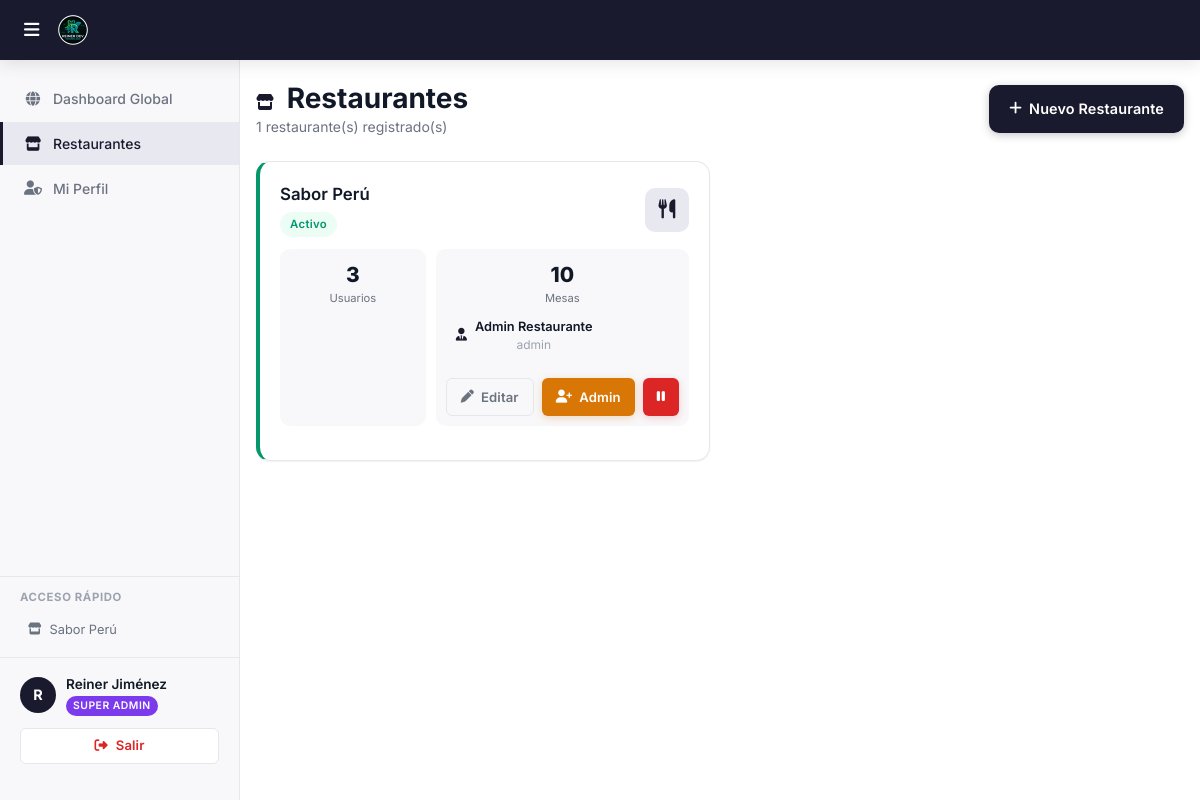
/roles/superadmin/restaurantes.php (signed in), run on the app's committed database.
### tables this page shows
CREATE TABLE IF NOT EXISTS restaurantes (
    id         INT PRIMARY KEY AUTO_INCREMENT,
    nombre     VARCHAR(100) NOT NULL,
    logo       VARCHAR(255) DEFAULT NULL,
    activo     TINYINT(1)   DEFAULT 1,
    created_at TIMESTAMP    DEFAULT CURRENT_TIMESTAMP
);

### roles/superadmin/restaurantes.php (the view, shortened to what this page needs)
<?php
$db = getDB();
$stList = $db->query("
    SELECT r.*,
           COUNT(DISTINCT u.id) AS total_usuarios,
           COUNT(DISTINCT m.id) AS total_mesas,
           adm.nombre AS admin_nombre,
           adm.email  AS admin_email
    FROM restaurantes r
    LEFT JOIN usuarios u   ON u.restaurante_id = r.id AND u.rol != 'superadmin'
    LEFT JOIN mesas m      ON m.restaurante_id = r.id AND m.activo = 1
    LEFT JOIN usuarios adm ON adm.restaurante_id = r.id AND adm.rol = 'admin' AND adm.activo = 1
    GROUP BY r.id
    ORDER BY r.id DESC
");
$restaurantes = $stList->fetchAll();
require_once '../../includes/header.php';
?>
        <div class="page-content">
            <div class="d-flex align-center justify-between mb-24">
                <div>
                    <h1><i class="fa-solid fa-store" style="font-size:1rem;margin-right:6px;color:var(--primary);"></i> Restaurantes</h1>
                    <p><?= count($restaurantes) ?> restaurante(s) registrado(s)</p>
                </div>
                <button class="btn btn-primario" onclick="nuevoRestaurante()">
                    <i class="fa-solid fa-plus"></i> Nuevo Restaurante
                </button>
            </div>
            <div style="display:grid;grid-template-columns:repeat(auto-fill,minmax(320px,1fr));gap:20px;">
                <?php foreach ($restaurantes as $r): ?>
                <div class="card" style="border-left:4px solid <?= $r['activo']?'var(--success)':'var(--border)' ?>;">
                    <div class="d-flex align-center justify-between mb-12">
                        <div>
                            <h3 style="font-size:1.05rem;"><?= htmlspecialchars($r['nombre']) ?></h3>
                            <span class="badge <?= $r['activo']?'badge-verde':'badge-gris' ?> mt-4">
                                <?= $r['activo'] ? 'Activo' : 'Inactivo' ?>
                            </span>
                        </div>
                        <div style="width:44px;height:44px;background:var(--primary-light);border-radius:var(--radius-md);display:flex;align-items:center;justify-content:center;color:var(--primary);font-size:1.2rem;">
                            <i class="fa-solid fa-utensils"></i>
                        </div>
                    </div>
                    <div style="display:grid;grid-template-columns:1fr 1fr;gap:10px;margin-bottom:14px;">
                        <div style="background:var(--bg-secondary);border-radius:var(--radius-md);padding:10px;text-align:center;">
                            <div style="font-size:1.3rem;font-weight:800;color:var(--text-primary);"><?= $r['total_usuarios'] ?></div>
                            <div style="font-size:.7rem;color:var(--text-secondary);">Usuarios</div>
                        </div>
                        <div style="background:var(--bg-secondary);border-radius:var(--radius-md);padding:10px;text-align:center;">
                            <div style="font-size:1.3rem;font-weight:800;color:var(--text-primary);"><?= $r['total_mesas'] ?></div>
                            <div style="font-size:.7rem;color:var(--text-secondary);">Mesas</div>
                    <?php if ($r['admin_nombre']): ?>
                    <div style="background:var(--bg-secondary);border-radius:var(--radius-md);padding:10px;font-size:.8rem;margin-bottom:14px;display:flex;align-items:center;gap:8px;">
                        <i class="fa-solid fa-user-tie" style="color:var(--primary);"></i>
                        <div>
                            <div style="font-weight:600;"><?= htmlspecialchars($r['admin_nombre']) ?></div>
                            <div style="color:var(--text-muted);font-size:.75rem;"><?= htmlspecialchars($r['admin_email']) ?></div>
                        </div>
                    </div>
                    <?php endif; ?>
                    <div style="display:flex;gap:8px;">
                        <button class="btn btn-ghost btn-sm" style="flex:1;"
                            onclick='editarRestaurante(<?= json_encode($r) ?>)'>
                            <i class="fa-solid fa-pen"></i> Editar
                        </button>
                        <button class="btn btn-naranja btn-sm" style="flex:1;"
                            onclick="crearAdminRestaurante(<?= $r['id'] ?>, '<?= htmlspecialchars($r['nombre'], ENT_QUOTES) ?>')">
                            <i class="fa-solid fa-user-plus"></i> Admin
                        </button>
                        <button class="btn btn-peligro btn-sm" title="<?= $r['activo'] ? 'Desactivar' : 'Activar' ?>"
                            onclick="toggleRestaurante(<?= $r['id'] ?>, <?= $r['activo'] ?>)">
                            <i class="fa-solid <?= $r['activo'] ? 'fa-pause' : 'fa-play' ?>"></i>
                        </button>
                    </div>
                </div>
                <?php endforeach; ?>
            </div>
        </div>
    </div>
</div>
<?php require_once '../../includes/footer.php'; ?>

### includes/sidebar.php (shortened to what this page needs)
<?php
$rol = $_SESSION['rol'];
$sidebarRestaurantes = [];
if ($rol === 'superadmin') {
    try {
        $_dbSidebar = getDB();
        $_stSidebar = $_dbSidebar->query("SELECT id, nombre FROM restaurantes WHERE activo = 1 ORDER BY nombre ASC");
        $sidebarRestaurantes = $_stSidebar->fetchAll();
    } catch (Exception $e) {
    }
}
?>
<aside class="sidebar">
    <ul class="sidebar-menu">
        <?php if ($rol === 'superadmin'): ?>
            <li><a href="<?= BASE_URL ?>/roles/superadmin/dashboard.php"><span class="menu-icon"><i class="fa-solid fa-globe"></i></span> Dashboard Global</a></li>
            <li><a href="<?= BASE_URL ?>/roles/superadmin/restaurantes.php"><span class="menu-icon"><i class="fa-solid fa-store"></i></span> Restaurantes</a></li>
            <li><a href="<?= BASE_URL ?>/roles/superadmin/perfil.php"><span class="menu-icon"><i class="fa-solid fa-user-shield"></i></span> Mi Perfil</a></li>
        <?php elseif ($rol === 'cocina'): ?>
            <li><a href="<?= BASE_URL ?>/roles/cocina/dashboard.php"><span class="menu-icon"><i class="fa-solid fa-kitchen-set"></i></span> Panel Cocina</a></li>
        <?php endif; ?>
    </ul>
    <?php if ($rol === 'superadmin' && !empty($sidebarRestaurantes)): ?>
        <div style="padding: 12px 20px; border-top: 1px solid var(--border); overflow: hidden;">
            <div style="font-size: .71rem; font-weight: 700; color: var(--text-muted); text-transform: uppercase; letter-spacing: .6px; margin-bottom: 8px;">Acceso rápido</div>
            <div style="max-height: 180px; overflow-y: auto; display: flex; flex-direction: column; gap: 2px;">
                <?php foreach ($sidebarRestaurantes as $r): ?>
                <a href="<?= BASE_URL ?>/roles/admin/dashboard.php?set_rest_id=<?= $r['id'] ?>"
                   style="display: flex; align-items: center; gap: 8px; font-size: .8rem; padding: 6px 8px; border-radius: var(--radius-sm); color: var(--text-secondary); transition: .15s;"
                   onmouseover="this.style.background='var(--bg)'"
                   onmouseout="this.style.background='transparent'">
                   <i class="fa-solid fa-store" style="font-size: .75rem; flex-shrink: 0;"></i>
                   <span style="overflow: hidden; text-overflow: ellipsis; white-space: nowrap;"><?= htmlspecialchars($r['nombre']) ?></span>
                </a>
                <?php endforeach; ?>
            </div>
        </div>
    <?php endif; ?>
    <div class="sidebar-user-panel" style="padding: 16px 20px; border-top: 1px solid var(--border); background: var(--bg-secondary); margin-top: auto; display: flex; flex-direction: column; gap: 12px; overflow: hidden;">
        <div style="display: flex; align-items: center; gap: 10px;">
            <div class="avatar" style="width: 36px; height: 36px; background: var(--primary); color: #fff; border-radius: 50%; display: flex; align-items: center; justify-content: center; font-weight: 700; font-size: 0.9rem; flex-shrink: 0;">
                <?= $nombreInicial ?>
            </div>
            <div style="display: flex; flex-direction: column; min-width: 0; flex: 1;">
                <span style="font-size: 0.85rem; font-weight: 600; color: var(--text-primary); overflow: hidden; text-overflow: ellipsis; white-space: nowrap;">
                    <?= htmlspecialchars($_SESSION['nombre'] ?? 'Usuario') ?>
                </span>
                <span class="rol-badge rol-<?= $rol ?>" style="align-self: flex-start; margin-top: 2px;">
                    <?= $rolLabel ?>
                </span>
            </div>
        </div>
        <?php if (!isset($hideLogout) || !$hideLogout): ?>
        <a href="<?= BASE_URL ?>/auth/logout.php" class="btn btn-ghost btn-sm btn-full" style="min-height: 36px; gap: 8px; justify-content: center; border-color: var(--border); color: var(--danger); background: var(--surface);">
            <i class="fa-solid fa-right-from-bracket"></i>
            <span>Salir</span>
        </a>
        <?php endif; ?>
    </div>
</aside>

### data on the page
restaurantes: nombre "Sabor Perú", activo "Activo", total_usuarios "3", total_mesas "10", admin_nombre "Admin Restaurante", admin_email "admin"

### other printed values
$nombreInicial "R"
$_SESSION['nombre'] "Reiner Jiménez"
$rolLabel "SUPER ADMIN"
count($restaurantes) "1"
